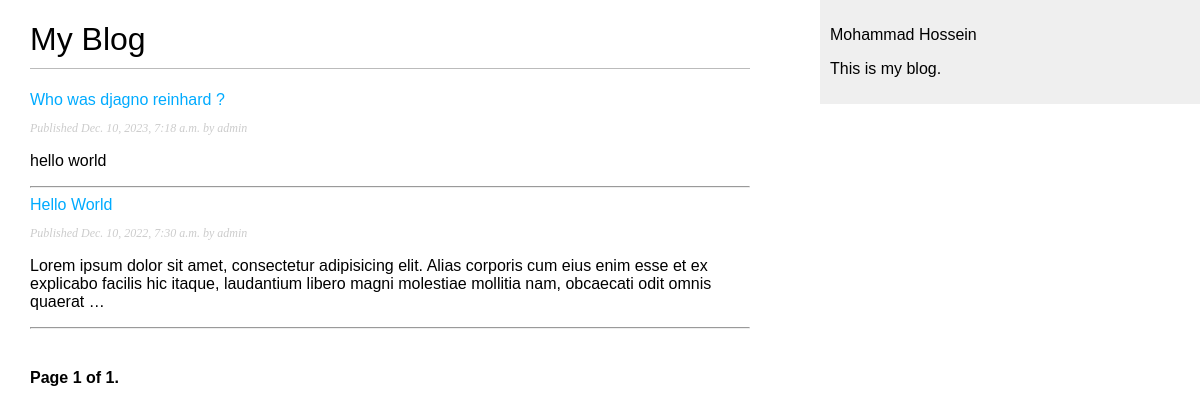
The page /blog/ on the database as committed earlier.
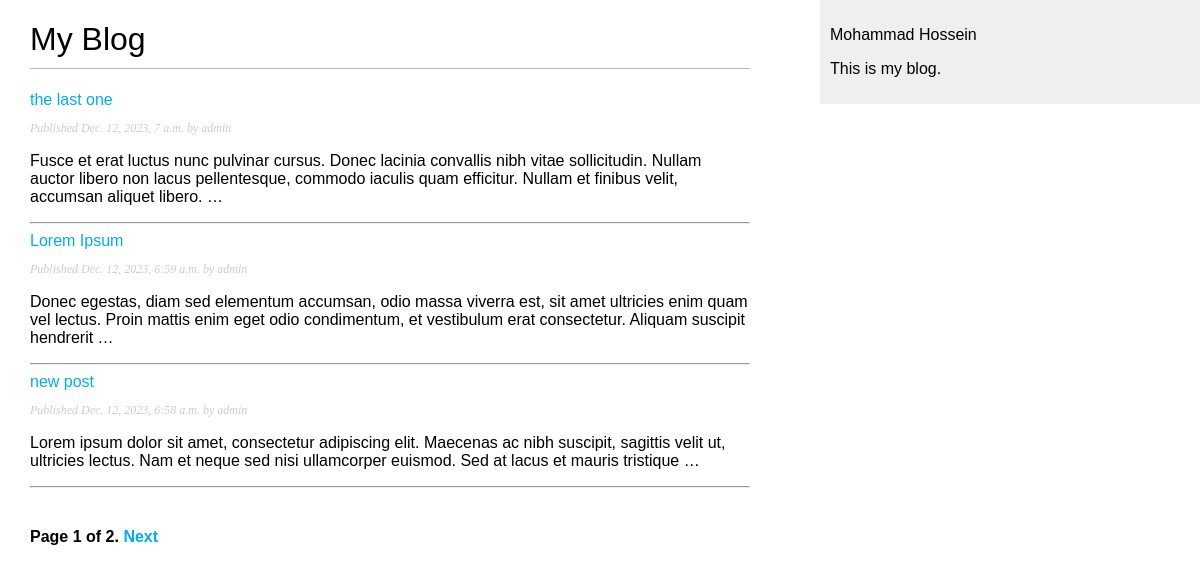
The same page on the database as committed later.
### blog/models.py (models this page shows, shortened)
class Post(models.Model):
    class Status(models.TextChoices):
        DRAFT = "DF", "Draft"
        PUBLISHED = "PB", "Published"
    title = models.CharField(max_length=250)
    slug = models.SlugField(max_length=250, unique_for_date='publish')
    author = models.ForeignKey(User, on_delete=models.CASCADE, related_name='posts')
    body = models.TextField()
    publish = models.DateTimeField(default=timezone.now)
    created = models.DateTimeField(auto_now_add=True)
    updated = models.DateTimeField(auto_now=True)
    status = models.CharField(max_length=2, choices=Status.choices, default=Status.DRAFT)
    objects = models.Manager()
    published = PublishedManager()
    class Meta:
        ordering = ['-publish']
        indexes = [
            models.Index(fields=['-publish']),
        ]
    def get_absolute_url(self):
        return reverse('blog:post_detail', args=[self.publish.year, self.publish.month, self.publish.day, self.slug])

### blog/views.py (the view)
# urls.py: path('', PostListView.as_view(), name='post_list'),
class PostListView(ListView):
    queryset = Post.published.all()
    paginate_by = 3
    context_object_name = 'posts'
    template_name = 'blog/post/post_list.html'

### blog/templates/blog/post/post_list.html (shortened to what this page needs)
{% extends 'blog/base.html' %}
{% block content %}
    <h1>My Blog</h1>
    {% for post in posts %}
        <a href="{{ post.get_absolute_url }}"> {{ post.title }}</a> <br>
        <p class="date">
            Published {{ post.publish }} by {{ post.author }}
        </p>
        {{ post.body|truncatewords:30|linebreaks }}
        <hr>
    {% endfor %}
    {% include "blog/pagination.html" with page=page_obj %}
{% endblock %}

Rows that differ between the two databases and show on the page:
no longer on this page (row unchanged): Post: title "Who was djagno reinhard ?", publish "Dec. 10, 2023, 7:18 a.m.", author "admin", body "hello world"
no longer on this page (row unchanged): Post: title "Hello World", publish "Dec. 10, 2022, 7:30 a.m.", author "admin", body "Lorem ipsum dolor sit amet, consectetur adipisicing elit. Alias corporis cum eius enim esse et ex explicabo facilis hic itaque, laudantium libero magni molestiae mollitia nam, obcaecati odit omnis quaerat …"
added Post: title "the last one", publish "Dec. 12, 2023, 7 a.m.", author "admin", body "Fusce et erat luctus nunc pulvinar cursus. Donec lacinia convallis nibh vitae sollicitudin. Nullam auctor libero non lacus pellentesque, commodo iaculis quam efficitur. Nullam et finibus velit, accumsan aliquet libero. …"
added Post: title "Lorem Ipsum", publish "Dec. 12, 2023, 6:59 a.m.", author "admin", body "Donec egestas, diam sed elementum accumsan, odio massa viverra est, sit amet ultricies enim quam vel lectus. Proin mattis enim eget odio condimentum, et vestibulum erat consectetur. Aliquam suscipit hendrerit …"
added Post: title "new post", publish "Dec. 12, 2023, 6:58 a.m.", author "admin", body "Lorem ipsum dolor sit amet, consectetur adipiscing elit. Maecenas ac nibh suscipit, sagittis velit ut, ultricies lectus. Nam et neque sed nisi ullamcorper euismod. Sed at lacus et mauris tristique …"
Other text that changed with them:
{{ page.paginator.num_pages }}: "1" → "2"
text now shown: "Next"
